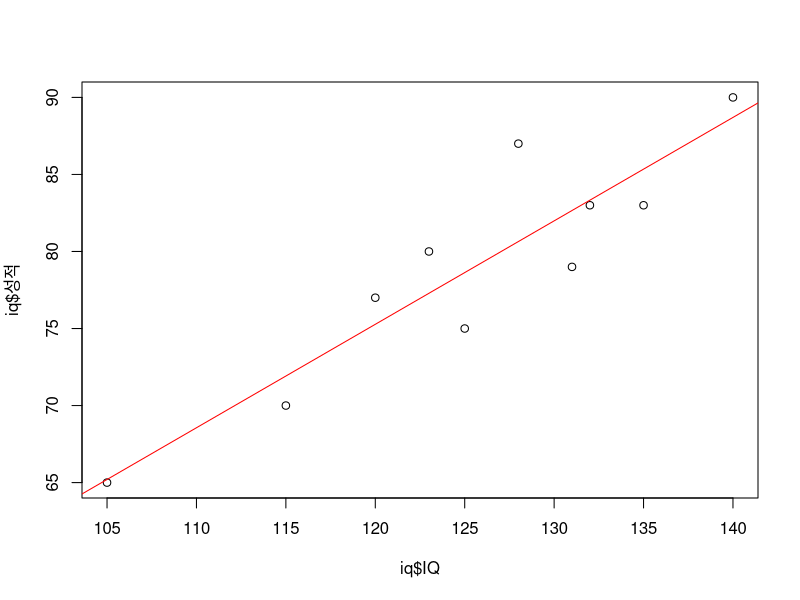
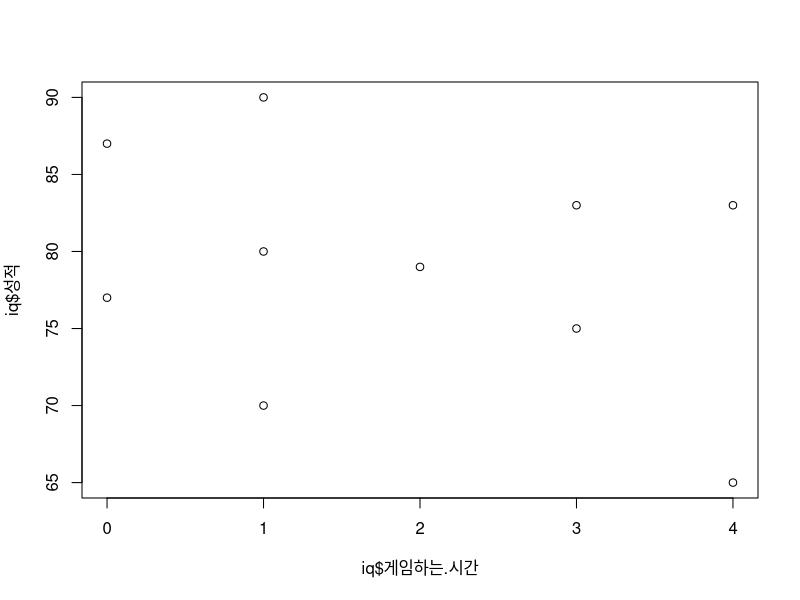
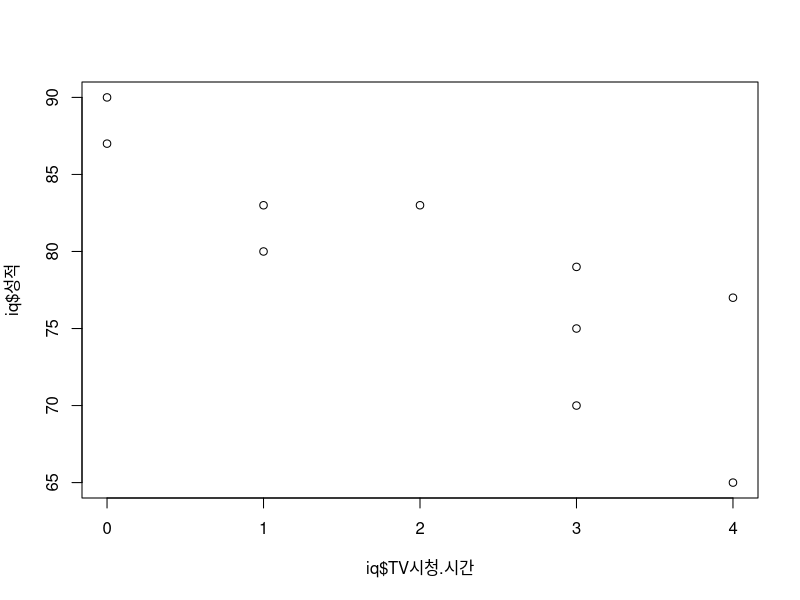
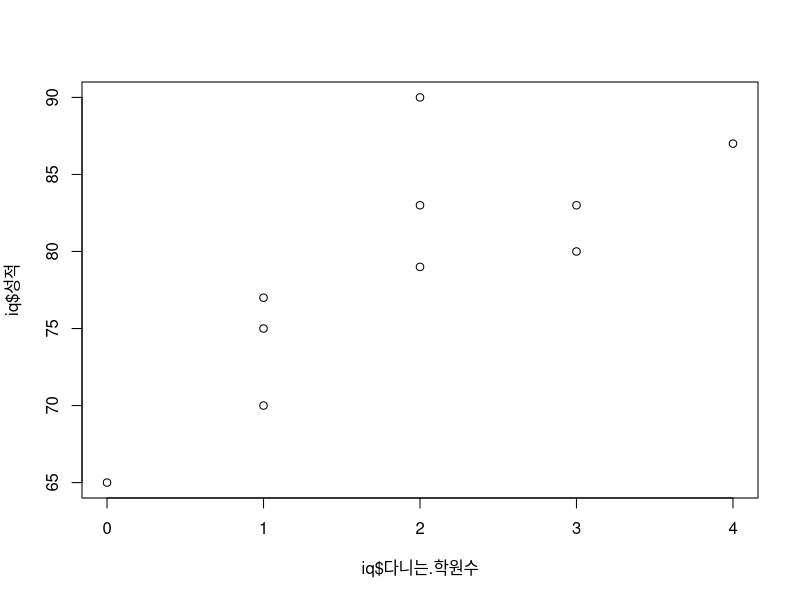
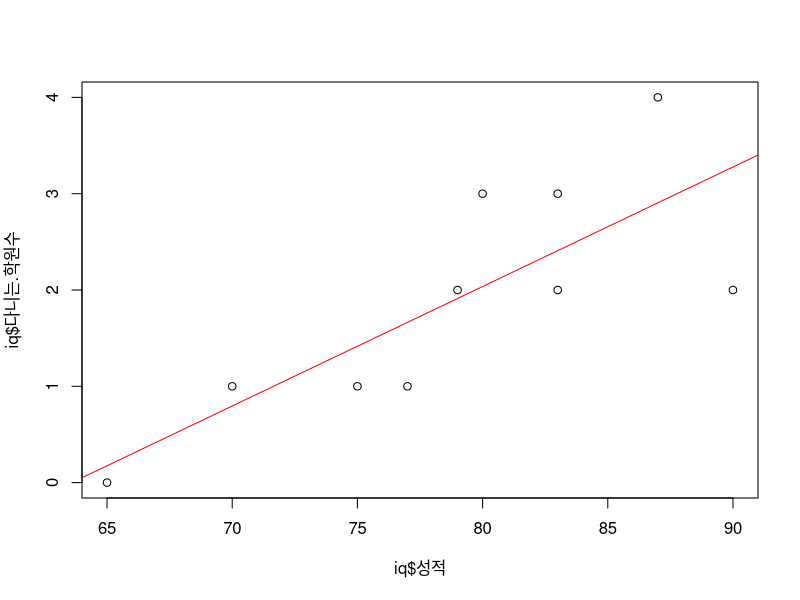

Write the R code that produced these figures, in order. (Note: this script raises an error after producing the figures.)
## ---- chunk 1
#str
library(stringr)
# arrange
library(dplyr)
## ---- chunk 2
iq <- read.csv("./Data/IQ.csv")
iq
## ---- chunk 3
str(iq)
## ---- chunk 4
iq$IQ 
iq$성적
## ---- chunk 5

plot(iq$성적  ~ iq$IQ)
#회귀식 : lm(종속변수(y) ~ 독립변수(x))  x에 의해서 y값이 변하는.
lm(iq$성적  ~ iq$IQ)

# 회귀선(중심선, 평균선 )
iqr <- lm(iq$성적  ~ iq$IQ)
abline(iqr, col="red")
## ---- chunk 6
summary(iqr)
## ---- chunk 7
iqr
## ---- chunk 8
# iq = 126

paste(round(0.6714 * 126 + -(5.2918) -3.322 ,2)  , "~", round(0.6714 * 126 + -(5.2918) +3.322),2)


# (Intercept) 없애기 
paste(round(0.6714 * 126 -3.322 ,2)  , "~", round(0.6714 * 126 +3.322),2)


## ---- chunk 9
iq
## ---- chunk 10
plot(iq$성적  ~ iq$게임하는.시간)
plot(iq$성적  ~ iq$TV시청.시간)
plot(iq$성적  ~ iq$다니는.학원수)

cor(iq$성적,iq$게임하는.시간) #  -0.3383549
cor(iq$성적,iq$TV시청.시간) #  -0.8473333
cor(iq$성적,iq$다니는.학원수) #  0.7840514
cor(iq$성적,iq$IQ) #  0.9102242

## ---- chunk 11
a <- cor(iq[,-1])
a
## ---- chunk 12
# plot(iq$성적  ~ iq$다니는.학원수)
# #회귀식 : lm(종속변수(y) ~ 독립변수(x))  x에 의해서 y값이 변하는.. << 성적이 알고 싶다 
# lm(iq$성적  ~ iq$다니는.학원수)



# 회귀선(중심선, 평균선 )
# iqr <- lm(iq$성적  ~ iq$다니는.학원수)
# abline(iqr, col="red")


## ***** 학원을 알고싶다. 학원이 Y << 종속변수 


plot(iq$다니는.학원수 ~ iq$성적)
lm(iq$다니는.학원수 ~ iq$성적)

iqr <- lm(iq$다니는.학원수 ~ iq$성적)
abline(iqr, col="red")
## ---- chunk 13
iqr
## ---- chunk 14
summary(iqr)
## ---- chunk 15
 0.1241 * x + 69.488 -7.89163 -(0.7882) = 90

## ---- chunk 16
data("attitude")
help(attitude)
## ---- chunk 17
head(attitude)
## ---- chunk 18
str(attitude)
## ---- chunk 19
plot(attitude)
## ---- chunk 20
# . 은 왼쪽꺼 컬럼 빼고 다 라는 뜻, 
model <- lm(rating ~ ., data = attitude)
model

## ---- chunk 21
summary(model)
## ---- chunk 22
cor(attitude)
## ---- chunk 23
# backward 제일 필요없는거부터 하나씩 없앨거다 
reduced <- step(model, direction = "backward")
## ---- chunk 24
summary(reduced) 
## ---- chunk 25
reduced
## ---- chunk 26
summary(iris)
## ---- chunk 27
str(iris)
## ---- chunk 28
iris$Species


iris$Species <- as.numeric(iris$Species)

iris
## ---- chunk 29
plot(iris)
## ---- chunk 30
imodel <- lm(Species ~ . , data = iris)

## ---- chunk 31
summary(imodel)
## ---- chunk 32

ireduced <- step(imodel, direction = "backward")
## ---- chunk 33
ireduced
## ---- chunk 34
(3.5* -0.1362) + (1.4 * 0.2521) + (0.2*0.5869) + 1.1447   

(6.7*-0.1362) + (5.7 * 0.2521) + (2.5*0.5869)+ 1.1447   
## ---- chunk 35
iris
## ---- chunk 36
irisFunc <- function(x,y,z){
  y=(x*-0.1362 )+(y*0.2521)+(z*0.5869)+1.1447
  return(y)
}
as.matrix(iris[1,c(2:4)])
## ---- chunk 37
irisFunc(2.7,3.9,1.6)
